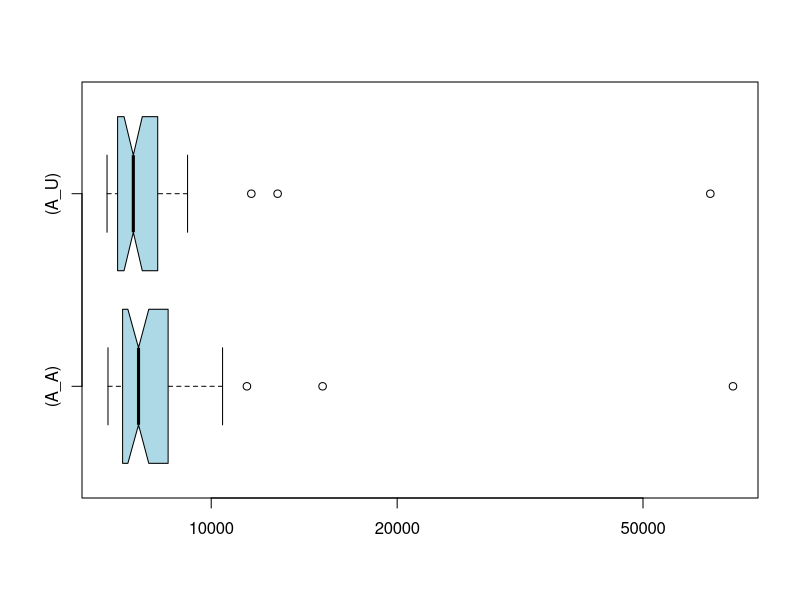

Source code (R):
if (exists("A_A")) remove("A_A")
if (exists("A_U")) remove("A_U")
if (exists("C_A")) remove("C_A")
if (exists("C_U")) remove("C_U")
A_U<-c(64262,8192,7703,8885,8229,8427,8326,8722,8511,8292,8223,9156,12809,7297,7528,7219,7213,8101,8123,7939,7433,7666,6884,7530,6805,7353,6887,7714,7781,6915,7051,7123,6999,6885,11613,7060,7324,7267,6991,7054,6782,8168,7750,7054,7018,7019,7527,7025,7358,7100)
A_A<-c(69920,8622,8269,9153,8991,15146,10432,7856,11423,8267,8438,8932,8516,9528,8197,7278,7840,8258,8516,7228,9299,7166,8214,7157,7452,7187,7586,7166,7053,8687,7131,9493,7143,7900,6914,7017,7554,7372,7667,6837,7760,7522,7372,7331,7312,6944,7361,6969,7317,6806)
if (exists("A_U")) boxplot.stats(A_U)
if (exists("A_A")) boxplot.stats(A_A)
if (exists("C_U")) boxplot.stats(C_U)
if (exists("C_A")) boxplot.stats(C_A)
if (exists("A_U")) summary(A_U)
if (exists("A_A")) summary(A_A)
if (exists("C_U")) summary(C_U)
if (exists("C_A")) summary(C_A)
if (exists("A_U")) boxplot(A_A,A_U,col="lightblue",horizontal=TRUE,log="x",match=TRUE,names=c("(A_A)","(A_U)"),notch=TRUE)
if (exists("C_U")) boxplot(C_A,C_U,col="lightblue",horizontal=TRUE,log="x",match=TRUE,names=c("(C_A)","(C_U)"),notch=TRUE)
